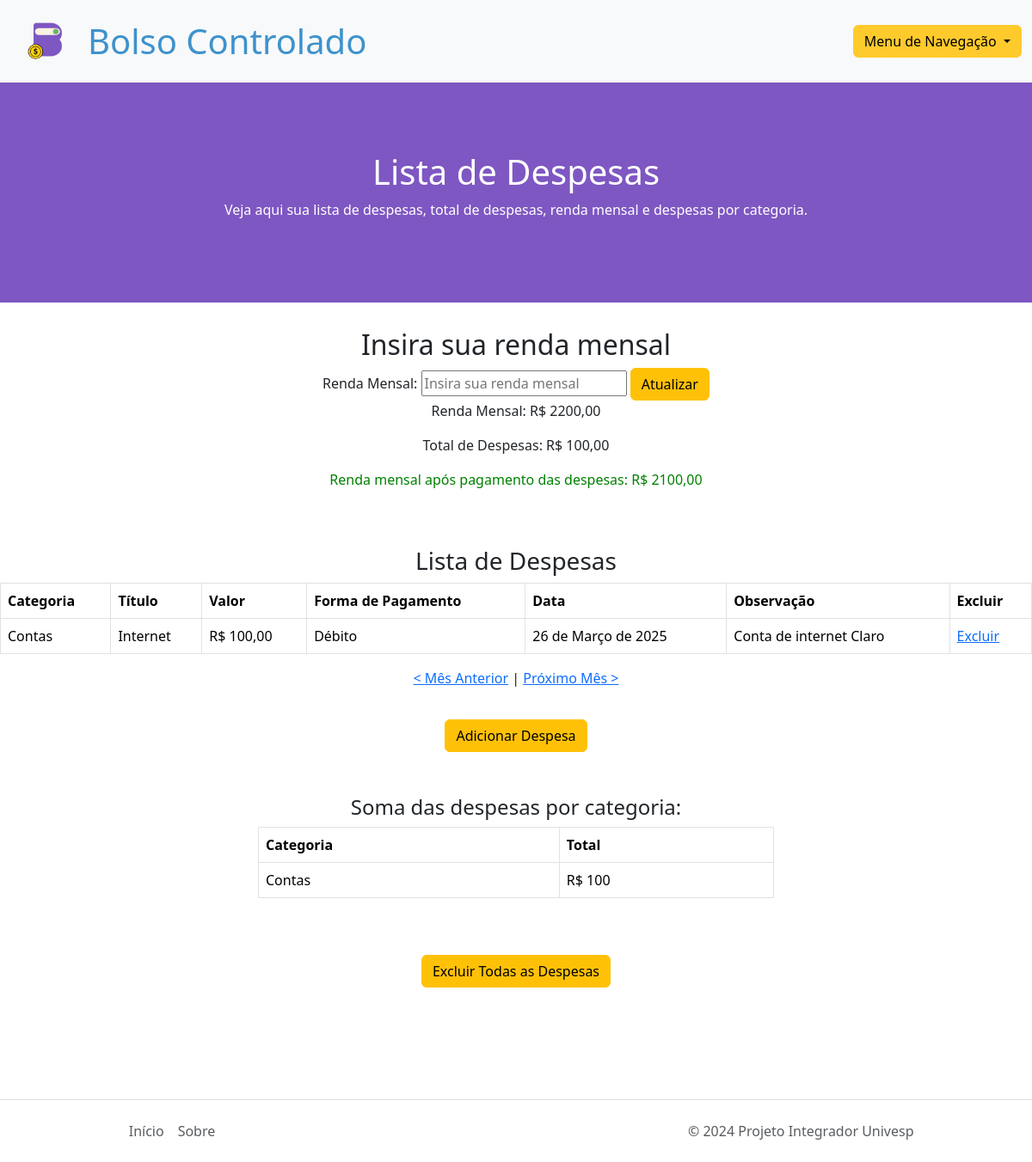
The app's page / (signed in) with its own data.
### expenses/models.py (models this page shows, shortened)
class UserProfile(models.Model):
    user = models.OneToOneField(User, on_delete=models.CASCADE)
    salary = models.DecimalField(max_digits=10, decimal_places=2, default=0)

class Expense(models.Model):
    expense_category = models.CharField(max_length=20, choices=CATEGORY_CHOICES, verbose_name='Categoria', default='categoria1')
    title = models.CharField(max_length=30, verbose_name='Título')
    amount = models.DecimalField(max_digits=10, decimal_places=2, verbose_name='Valor')
    date = models.DateField(verbose_name='Data')
    user = models.ForeignKey(User, on_delete=models.CASCADE)
    payment_method = models.CharField(blank=True, max_length=20, choices=PAYMENT_CHOICES, verbose_name='Forma de Pagamento (Opcional)', default='Dinheiro')
    observation = models.TextField(blank=True, verbose_name='Observação', max_length=60)
    duration_months = models.IntegerField(verbose_name='Duração em Meses', default=1)
    class Meta:
        verbose_name = 'Despesa'
        verbose_name_plural = 'Despesas'

### expenses/views.py (the view, shortened to what this page needs)
# urls.py: path('', expense_list, name='expense_list'),
@login_required
def expense_list(request, year=None, month=None):
    if year is None or month is None:
        current_date = datetime.now()
        year = current_date.year
        month = current_date.month
    year = int(year)
    month = int(month)
    prev_month = month - 1
    prev_year = year
    if prev_month == 0:
        prev_month = 12
        prev_year -= 1
    next_month = month + 1
    next_year = year
    if next_month == 13:
        next_month = 1
        next_year += 1
    expenses = Expense.objects.filter(user=request.user, date__year=year, date__month=month)
    total_expenses = expenses.aggregate(total=Sum('amount'))['total'] or 0
    total_expenses = round(total_expenses, 2)
    salary = UserProfile.objects.get(user=request.user).salary if UserProfile.objects.filter(user=request.user).exists() else None
    difference = salary - total_expenses if salary is not None else None
    expenses_by_category = Expense.objects.filter(user=request.user, date__year=year, date__month=month).values('expense_category').annotate(total_amount=Sum('amount'))
    return render(request, 'expenses/expense_list.html', {'expenses': expenses, 'total_expenses': total_expenses, 'salary': salary, 'difference': difference, 'expenses_by_category': expenses_by_category, 'year': year, 'month': month, 'prev_year': prev_year, 'prev_month': prev_month, 'next_year': next_year, 'next_month': next_month})

### expenses/templates/expenses/expense_list.html (shortened to what this page needs)
{% load static %}
<!DOCTYPE html>
<html lang="pt-br">
<head>
    <link href="https://cdn.jsdelivr.net/npm/bootstrap@5.3.3/dist/css/bootstrap.min.css" rel="stylesheet">
</head>
<body>
<nav class="navbar navbar-expand-lg bg-body-tertiary">
    <div class="container-fluid">
        <div style="display: flex; align-items: center;">
            <img id="logo-img" src="{% static 'img/bolso-controlado-img.png'%}" alt="logo">
            <div id="logo-letras" class="display-6" style="margin-left: 10px;"><strong>Bolso Controlado</strong></div>
        </div>
    <div class="dropdown">
        <button class="btn btn-secondary dropdown-toggle" style="color: black; background-color: #FFCA2C; border-color: #FFCA2C;" type="button" data-bs-toggle="dropdown" aria-expanded="false">
          Menu de Navegação
        </button>
      </div>
    </div>
  </nav>
<div id="banner">
    <h1 id="cor-letra-banner">Lista de Despesas</h1>
    <p id="cor-letra-banner">Veja aqui sua lista de despesas, total de despesas, renda mensal e despesas por categoria.</p>
</div>
<div class="text-center" style="padding-top: 30px;">
    <h2>Insira sua renda mensal</h2>
    <form action="{% url 'expense_list' %}" method="post">
        <label for="salary">Renda Mensal:</label>
        <input type="text" id="salary" name="salary" placeholder="Insira sua renda mensal">
        <button class="btn btn-warning" type="submit">Atualizar</button>
    </form>
    {% if salary %}
    <p>Renda Mensal: R$ {{ salary }}</p>
    {% endif %}
    <p>Total de Despesas: R$ {{ total_expenses }}</p>
    {% if difference is not None %}
    {% if difference >= 0 %}
        <p style="color: green;">Renda mensal após pagamento das despesas: R$ {{ difference }}</p>
    {% else %}
        <p style="color: red;">Renda mensal após pagamento das despesas: <span style="color: red;">R$ {{ difference }}</span> <span style="color: red;">(Renda negativa)</span></p>
    {% endif %}
{% endif %}
</div>
<h3 class="text-center" style="padding-top: 50px;">Lista de Despesas</h3>
<div class="table-responsive">
    <table class="table table-bordered">
        <thead>
            <tr>
                <th scope="col">Categoria</th>
                <th scope="col">Título</th>
                <th scope="col">Valor</th>
                <th scope="col">Forma de Pagamento</th>
                <th scope="col">Data</th>
                <th scope="col">Observação</th>
                <th scope="col">Excluir</th>
            </tr>
        </thead>
        <tbody>
            {% for expense in expenses %}
            <tr>
                <td>{{ expense.expense_category }}</td>
                <td>{{ expense.title }}</td>
                <td>R$ {{ expense.amount }}</td>
                <td>{{ expense.payment_method }}</td>
                <td>{{ expense.date }}</td>
                <td>{{ expense.observation }}</td>
                <td><a href="{% url 'delete_expense' expense.id %}">Excluir</a></td>
            </tr>
            {% endfor %}
        </tbody>
    </table>
</div>
<div class="text-center" style="margin-bottom:3%">
    {% if year and month %}
        <p>
            <a href="{% if month > 1 %}{% url 'expense_list_month' year=year month=month|add:'-1' %}{% else %}{% url 'expense_list_month' year=year|add:'-1' month=12 %}{% endif %}">&lt; Mês Anterior</a> |
            <a href="{% if month < 12 %}{% url 'expense_list_month' year=year month=month|add:'1' %}{% else %}{% url 'expense_list_month' year=year|add:'1' month=1 %}{% endif %}">Próximo Mês &gt;</a>
        </p>
    {% endif %}
    </div>
<div class="text-center">
    <button class="btn btn-warning" onclick="window.location.href='{% url 'add_expense' %}'">Adicionar Despesa</button>
</div>
<div>
    <div class="col-6 mx-auto">
        <h4 class="text-center" style="padding-top: 50px;">Soma das despesas por categoria:</h4>
        <div class="table-responsive">
            <table class="table table-bordered">
                <thead>
                    <tr>
                        <th scope="col">Categoria</th>
                        <th scope="col">Total</th>
                    </tr>
                </thead>
                <tbody>
                    {% for category in expenses_by_category %}
                    <tr>
                        <td>{{ category.expense_category }}</td>
                        <td>R$ {{ category.total_amount }}</td>
                    </tr>
                    {% endfor %}
                </tbody>
            </table>
        </div>
    </div>
</div>
<div class="text-center" style="margin-top: 50px;">
    <form action="{% url 'confirm_delete_expenses' %}" method="post">
        <button class="btn btn-warning" type="submit">Excluir Todas as Despesas</button>
    </form>
</div>
<footer class="d-flex flex-wrap justify-content-between align-items-center py-3 border-top" style="margin-top: 130px;">
    <ul class="nav col-md-4 justify-content-center">
        <li class="nav-item"><a href="#" class="nav-link px-2 text-muted">Início</a></li>
        <li class="nav-item"><a href="{% url 'about' %}" class="nav-link px-2 text-muted">Sobre</a></li>
    </ul>
    <p class="col-md-4 mb-0 text-muted">© 2024 Projeto Integrador Univesp</p>
</footer>
</body>
</html>

### expenses/templates/expenses/expense_list.html (style rules this page uses)
:root { --obs: red; --letras-nav-bar-preto: #000000; --fundo-banner: #7E57C2; --letras-banner: #ffffff; --letras-nav-bar-azul: #3E92CC; --cor-input: #cfcfcfcf; }
#logo-letras { color: var(--letras-nav-bar-azul); }
#logo-img { width: 5rem; height: 5rem; }
#banner { background-color: var(--fundo-banner); padding: 5rem; padding-bottom: 5rem; text-align: center; }
#cor-letra-banner { color: var(--letras-banner); }

### records on screen
UserProfile: salary "2200,00"
Expense: expense_category "Contas", title "Internet", amount "100,00", payment_method "Débito", date "26 de Março de 2025", observation "Conta de internet Claro", total_amount "100"

### other values on screen
{{ total_expenses }} "100,00"
